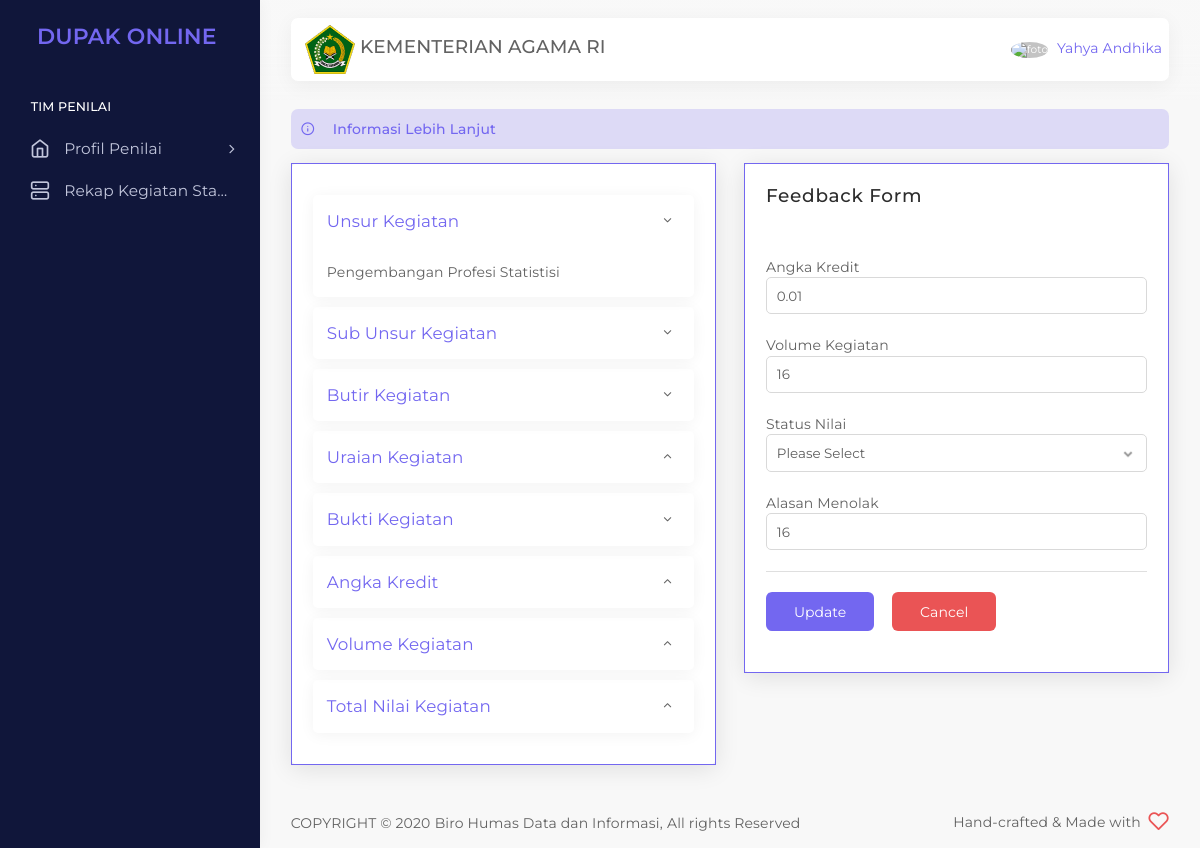
/penilai/nilai.php (signed in), run on the app's committed database.
### tables this page shows
CREATE TABLE `pengguna` (
  `id_pengguna` int(100) NOT NULL,
  `nama` varchar(100) NOT NULL,
  `nip` varchar(225) NOT NULL,
  `password` varchar(255) NOT NULL,
  `email` varchar(255) NOT NULL,
  `alamat` varchar(255) NOT NULL,
  `no_seri_kapreg` varchar(1000) NOT NULL,
  `tempat_tanggal_lahir` varchar(100) NOT NULL,
  `tgl_lahir` date NOT NULL,
  `jenis_kelamin` varchar(100) NOT NULL,
  `pendidikan` varchar(100) NOT NULL,
  `pangkat` varchar(100) NOT NULL,
  `jabatan` enum('Statistisi Muda','Statistisi Madya') NOT NULL,
  `masa_kerja` varchar(100) NOT NULL,
  `unit_kerja` varchar(100) NOT NULL,
  `role` varchar(255) NOT NULL
);

CREATE TABLE `data_unsur` (
  `id_unsur` int(255) NOT NULL,
  `unsur` varchar(255) NOT NULL
);

CREATE TABLE `rekap_harian` (
  `id_rekap` int(11) NOT NULL,
  `nama` varchar(255) NOT NULL,
  `nip` varchar(255) NOT NULL,
  `unsur` varchar(255) NOT NULL,
  `sub_unsur` varchar(255) NOT NULL,
  `butir_kegiatan` varchar(255) NOT NULL,
  `uraian_kegiatan` varchar(100) NOT NULL,
  `satuan_hasil` varchar(100) NOT NULL,
  `angka_kredit` varchar(255) NOT NULL,
  `volume_kegiatan` varchar(255) NOT NULL,
  `jumlah_kredit` varchar(255) NOT NULL,
  `total_nilai` varchar(255) NOT NULL,
  `tanggal` date NOT NULL,
  `unggah_bukti` varchar(255) NOT NULL,
  `status` enum('1','2','3') NOT NULL
);

### session_co.php (called while the page is built, shortened)
<?php
   include('config.php');
   $user_check = $_SESSION['login'];
   $ses_sql = mysqli_query($mysqli,"SELECT * FROM pengguna WHERE nip = '$user_check'");
   while ($row = mysqli_fetch_array($ses_sql,MYSQLI_ASSOC)){
      $login_session = $row['nama'];
   }
?>

### penilai/nilai.php (the view, shortened to what this page needs)
<?php
   include('../session_co.php');
?>
<?php
$id_rekap = isset($_GET['id_rekap']) ? $_GET['id_rekap'] : null;
$result = mysqli_query($mysqli, "SELECT t1.butir_kegiatan, t1.uraian_kegiatan, t1.volume_kegiatan, t1.angka_kredit, t1.satuan_hasil, t2.unsur, t3.sub_unsur
FROM rekap_harian as t1 LEFT JOIN data_unsur as t2 ON t1.unsur=t2.id_unsur LEFT JOIN data_subunsur as t3 on t1.sub_unsur=t3.id_subunsur WHERE id_rekap LIKE '%".$id_rekap."%'
");
while($user_data = mysqli_fetch_array($result))
{
    $angka_kredit = $user_data ['angka_kredit'];
    $unsur = $user_data ['unsur'];
    $volume_kegiatan = $user_data ['volume_kegiatan'];
}
?>
<!DOCTYPE html>
<html class="loading" lang="en" data-textdirection="ltr">
<head>
    <link rel="stylesheet" type="text/css" href="../app-assets/vendors/css/vendors.min.css">
    <link rel="stylesheet" type="text/css" href="../app-assets/vendors/css/extensions/toastr.css">
    <link rel="stylesheet" type="text/css" href="../app-assets/vendors/css/animate/animate.css">
    <link rel="stylesheet" type="text/css" href="../app-assets/vendors/css/extensions/sweetalert2.min.css">
    <link rel="stylesheet" type="text/css" href="../app-assets/css/bootstrap.css">
    <link rel="stylesheet" type="text/css" href="../app-assets/css/bootstrap-extended.css">
    <link rel="stylesheet" type="text/css" href="../app-assets/css/colors.css">
    <link rel="stylesheet" type="text/css" href="../app-assets/css/components.css">
    <link rel="stylesheet" type="text/css" href="../app-assets/css/themes/dark-layout.css">
    <link rel="stylesheet" type="text/css" href="../app-assets/css/themes/semi-dark-layout.css">
    <link rel="stylesheet" type="text/css" href="../app-assets/css/core/menu/menu-types/vertical-menu.css">
    <link rel="stylesheet" type="text/css" href="../app-assets/css/core/colors/palette-gradient.css">
    <link rel="stylesheet" type="text/css" href="../app-assets/css/pages/app-user.css">
    <link rel="stylesheet" type="text/css" href="../app-assets/css/plugins/extensions/toastr.css">
    <link rel="stylesheet" type="text/css" href="../assets/css/style.css">
</head>
<body class="vertical-layout vertical-menu-modern semi-dark-layout 2-columns  navbar-floating footer-static  " data-open="click" data-menu="vertical-menu-modern" data-col="2-columns" data-layout="semi-dark-layout">
    <nav class="header-navbar navbar-expand-lg navbar navbar-with-menu floating-nav navbar-light navbar-shadow">
        <div class="navbar-wrapper">
            <div class="navbar-container content">
                <div class="navbar-collapse" id="navbar-mobile">
                    <div class="mr-auto float-left bookmark-wrapper d-flex align-items-center">
                        <ul class="nav navbar-nav">
                            <li class="nav-item d-none d-lg-block"><img src="../app-assets/images/pages/kemenag25.png"><a class="h4"> KEMENTERIAN AGAMA RI</a>
                            </li>
                        </ul>
                    </div>
                        <a class="dropdown-toggle nav-link dropdown-user-link section_userinfo" href="#" data-toggle="dropdown">
                            <span class="avatar avatar-online">
                            <img src="https://sso.undip.ac.id/assets/app/images/user.png" style="max-width: 45px;" alt="foto"><i></i></span>
                            <span class="user-name" style="margin-bottom: 1rem;" >  <?php echo $login_session; ?></span></a>
                </div>
            </div>
        </div>
    </nav>
    <div class="main-menu menu-fixed menu-dark menu-accordion menu-shadow" data-scroll-to-active="true">
        <div class="navbar-header">
            <ul class="nav navbar-nav flex-row">
                <li class="nav-item mr-auto"><a class="navbar-brand" href="app-user-view.php">
                        <h2 class="brand-text mb-0">DUPAK ONLINE</h2>
                    </a></li>
                <li class="nav-item nav-toggle"><a class="nav-link modern-nav-toggle pr-0" data-toggle="collapse"></a></li>
            </ul>
        </div>
        <div class="main-menu-content">
            <ul class="navigation navigation-main" id="main-menu-navigation" data-menu="menu-navigation">
                <li class=" navigation-header"><span>Tim Penilai</span>
                </li>
                <li class=" nav-item"><a href="./app-user-view.php"><i class="feather icon-home"></i><span class="menu-title" data-i18n="Dashboard">Profil Penilai</span></a>
                </li>
                <li class=" nav-item"><a href="./data-list-rekap.php"><i class="feather icon-server"></i><span class="menu-title" data-i18n="Colors">Rekap Kegiatan Statistisi</span></a>
                </li>
            </ul>
        </div>
    </div>
    <div class="app-content content">
        <div class="content-wrapper">
            <div class="content-body">
            <div class="alert alert-primary">
                    <i class="feather icon-info mr-1"></i> Informasi Lebih Lanjut
                </div>
                <section id="content-types">
                <div class="row">
                <div class="col-xl-6 col-md-6 col-sm-12">
                            <div class="card collapse-icon accordion-icon-rotate">
                                <div class="card-body border-primary">
                                    <div class="accordion" id="accordionExample" data-toggle-hover="true">
                                        <div class="collapse-margin">
                                            <div class="card-header" id="headingOne" data-toggle="collapse" role="button" data-target="#collapseOne" aria-expanded="false" aria-controls="collapseOne">
                                                <span class="lead collapse-title collapsed text-primary">
                                                   Unsur Kegiatan
                                                </span>
                                            </div>
                                            <div id="collapseOne" class="collapse show" aria-labelledby="headingOne" data-parent="#accordionExample">
                                                <div class="card-body">
                                                <?php echo $unsur; ?>
                                                </div>
                                            </div>
                                        </div>
                                        <div class="collapse-margin">
                                            <div class="card-header" id="headingTwo" data-toggle="collapse" role="button" data-target="#collapseTwo" aria-expanded="false" aria-controls="collapseTwo">
                                                <span class="lead collapse-title collapsed text-primary">
                                                   Sub Unsur Kegiatan
                                                </span>
                                            </div>
                                        </div>
                                        <div class="collapse-margin">
                                            <div class="card-header" id="headingThree" data-toggle="collapse" role="button" data-target="#collapseThree" aria-expanded="false" aria-controls="collapseThree">
                                                <span class="lead collapse-title text-primary">
                                                   Butir Kegiatan
                                                </span>
                                            </div>
                                        </div>
                                        <div class="collapse-margin">
                                            <div class="card-header" id="headingFour" data-toggle="collapse" role="button" data-target="#collapseFour" aria-expanded="true" aria-controls="collapseFour">
                                                <span class="lead collapse-title text-primary">
                                                   Uraian Kegiatan
                                                </span>
                                            </div>
                                        </div>
                                        <div class="collapse-margin">
                                            <div class="card-header" id="headingThree" data-toggle="collapse" role="button" data-target="#collapseThree" aria-expanded="false" aria-controls="collapseThree">
                                                <span class="lead collapse-title text-primary">
                                                   Bukti Kegiatan
                                                </span>
                                            </div>
                                        </div>
                                        <div class="collapse-margin">
                                            <div class="card-header" id="headingFive" data-toggle="collapse" role="button" data-target="#collapseFour" aria-expanded="true" aria-controls="collapseFour">
                                                <span class="lead collapse-title text-primary">
                                                  Angka Kredit
                                                </span>
                                            </div>
                                        </div>
                                        <div class="collapse-margin">
                                            <div class="card-header" id="headingsix" data-toggle="collapse" role="button" data-target="#collapseFour" aria-expanded="true" aria-controls="collapseFour">
                                                <span class="lead collapse-title text-primary">
                                                  Volume Kegiatan
                                                </span>
                                            </div>
                                        </div>
                                        <div class="collapse-margin">
                                            <div class="card-header" id="headingseven" data-toggle="collapse" role="button" data-target="#collapseFour" aria-expanded="true" aria-controls="collapseFour">
                                                <span class="lead collapse-title text-primary">
                                                  Total Nilai Kegiatan
                                                </span>
                                            </div>
                                        </div>
                                    </div>
                                </div>
                            </div>
                    </div>
                        <div class="col-xl-6 col-md-6 col-sm-12">
                            <div class="card">
                                <div class="card-content border-primary">
                                    <div class="card-body">
                                        <h4 class="card-title">Feedback Form</h4>
                                    </div>
                                    <div class="card-body">
                                        <form name="update" method="post" action="">
                                            <div class="form-body">
                                                <div class="form-group">
                                                <div >
                                                    <span>Angka Kredit</span>
                                                </div>
                                                    <input class="form-control" name="angka_kredit" value="<?php echo $angka_kredit;?>">
                                                </div>
                                                <div class="form-group">
                                                <div >
                                                    <span>Volume Kegiatan</span>
                                                </div>
                                                    <input class="form-control" name="volume_kegiatan" value="<?php echo $volume_kegiatan;?>">
                                                </div>
                                                <div class="form-group">
                                                <div >
                                                    <span>Status Nilai</span>
                                                </div>
                                                    <select class="form-control" name="status" required>
                                        <option value="">Please Select</option>
                                        </select>
                                                </div>
                                                <div class="form-group">
                                                <div >
                                                    <span>Alasan Menolak</span>
                                                </div>
                                                    <input class="form-control" name="volume_kegiatan" value="<?php echo $volume_kegiatan;?>">
                                                </div>
                                            </div>
                                            <div class="form-actions">
                                            <input type="submit" class="btn btn-primary glow mb-1 mb-sm-0 mr-0 mr-sm-1" name="update" value="Update"></input>
                                            <a type="reset" class="btn btn-danger" href="data-list-rekap.php">Cancel</a>
                                            </div>
                                        </form>
                                    </div>
                                </div>
                            </div>
                        </div>
                    </div>
                </section>
    </div>
    </div>
    </div>
    <div class="drag-target"></div>
    <footer class="footer footer-static footer-light">
        <p class="clearfix blue-grey lighten-2 mb-0"><span class="float-md-left d-block d-md-inline-block mt-25">COPYRIGHT &copy; 2020<a class="text-bold-800 grey darken-2"  target="_blank">Biro Humas Data dan Informasi,</a>All rights Reserved</span><span class="float-md-right d-none d-md-block">Hand-crafted & Made with<i class="feather icon-heart pink"></i></span>
        </p>
    </footer>
</body>
</html>

### data on the page
pengguna: nama "Yahya Andhika"
data_unsur: unsur "Pengembangan Profesi Statistisi"
rekap_harian: angka_kredit "0.01", volume_kegiatan "16"
